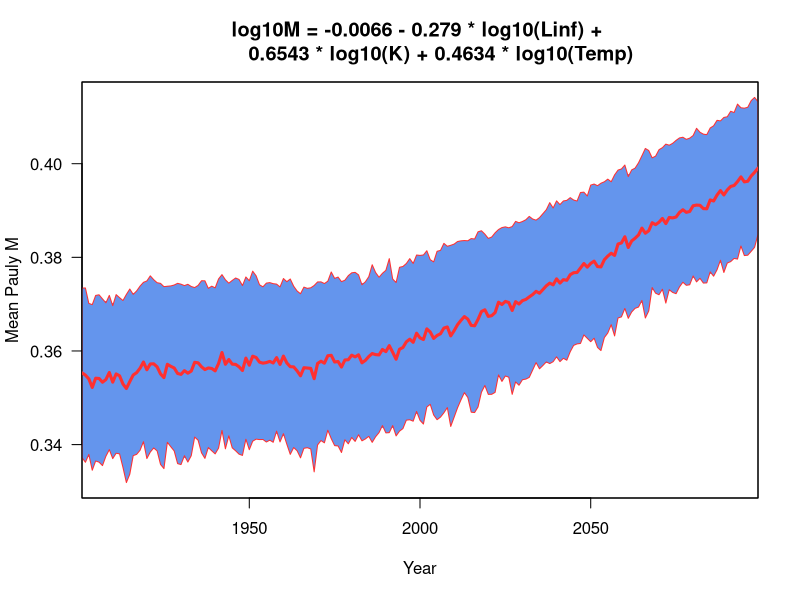
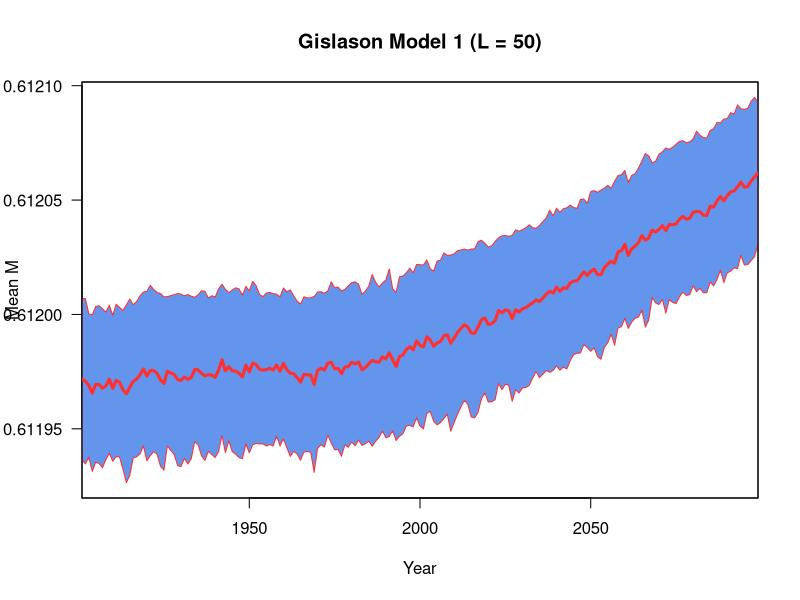

These figures' R source, in order:



cmip5 <- read.table(file='data/data_raw/NEUS_CMIP5_annual_means.txt',
                    header=TRUE, skip=2)

laa_par <- c(Linf=114.1, K=0.22, t0=0.17, beta1=5)

paulyM <- function(type, Linf, K, Temp, L = NULL){
  
  if(type == 'Pauly'){
  
    log10M <- -0.0066 - 0.279 * log10(Linf) + 
            0.6543 * log10(K) + 0.4634 * log10(Temp)
    
    out <- c(M = 10^log10M)
    
  }else if(type == 'GislasonM1'){
  
    #Gislason
    logM <- 0.61 - 1.61 * log(L) + 1.39 * log(Linf) + 
            0.91 * log(K) - exp(1)/(Temp + 273.15)
    
    out <- c(M = exp(logM))
  
  }else if(type == 'GislasonM2'){
    
    logM <- 0.55 - 1.61*log(L) + 1.44*log(Linf) + 
            log(K) - exp(1)/(Temp + 273.15)
    
    out <- c(M = exp(logM))
    
  }else if(type == 'GislasonM3'){
    
    logM <- 15.11 - 1.59*log(L) + 0.82*log(Linf) - 
            exp(1)/(Temp + 273.15)
    
    out <- c(M = exp(logM))
    
  }
  
  return(out)
  
}


cmipM <- sapply(2:ncol(cmip5), function(x)
                     paulyM(type = 'Pauly',
                            Linf = laa_par['Linf'],
                            K = laa_par['K'],
                            Temp = cmip5[,x]))

meanM <- apply(cmipM, 1, mean)
sdM <- apply(cmipM, 1, sd)

rg <- range(meanM, meanM+sdM, meanM-sdM)

plot(meanM ~ cmip5$year, type = 'n', ylim=rg, xaxs='i',
     las = 1, xlab = 'Year', ylab = 'Mean Pauly M',
     main = 'log10M = -0.0066 - 0.279 * log10(Linf) + 
       0.6543 * log10(K) + 0.4634 * log10(Temp)')

polygon(x = c(cmip5$year, rev(cmip5$year)),
        y = c(meanM - sdM, rev(meanM + sdM)),
        col = 'cornflowerblue', border = 'firebrick1')
box()

lines(meanM ~ cmip5$year, col='firebrick1', lwd=3)





#### --------------- ###### giving funny results right now


cmipMG <- sapply(2:ncol(cmip5), function(x)
  paulyM(type = 'GislasonM1',
         L = 50,
         Linf = laa_par['Linf'],
         K = laa_par['K'],
         Temp = cmip5[,x]))

meanM <- apply(cmipMG, 1, mean)
sdM <- apply(cmipMG, 1, sd)

rg <- range(meanM, meanM+sdM, meanM-sdM)

plot(meanM ~ cmip5$year, type = 'n', ylim=rg, xaxs='i',
     las = 1, xlab = 'Year', ylab = 'Mean M',
     main = 'Gislason Model 1 (L = 50)')

polygon(x = c(cmip5$year, rev(cmip5$year)),
        y = c(meanM - sdM, rev(meanM + sdM)),
        col = 'cornflowerblue', border = 'firebrick1')
box()

lines(meanM ~ cmip5$year, col='firebrick1', lwd=3)

